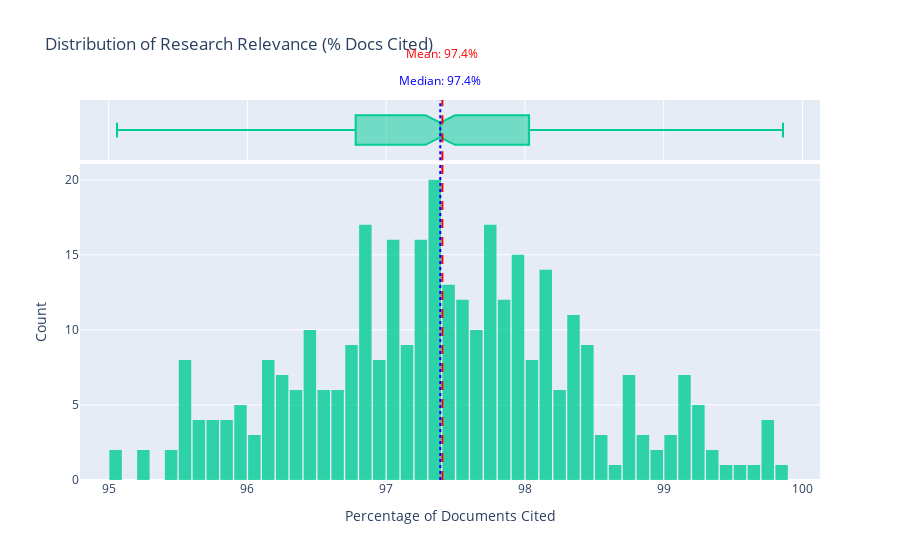

Notebook code for this chart:
### Markdown cell above
#### Q2 Ranges & Distributions Analysis: Research Relevance

**Objective:**
To analyze the spread and consistency of research relevance to understand how effectively published papers attract attention. This helps us determine if "getting cited" is a common standard or a rare achievement in this dataset.

1.  **Spread & Range:** What are the boundaries of performance?
    *   *Metric used:* `% Docs Cited` (Minimum vs. Maximum values).
2.  **Distribution Shape:** How is the performance distributed across the dataset?
    *   *Left Skewed:* Indicates most countries achieve high citation rates (Good sign).
    *   *Right Skewed:* Indicates most countries have low citation rates (Bad sign).
3.  **Consistency:** Is the citation rate stable across different countries and years, or are there massive disparities in performance?

### Code cell
# --- Step 1: Calculate Statistics ---
mean_val = df['% Docs Cited'].mean()
median_val = df['% Docs Cited'].median()

# --- Step 2: Create Histogram with Marginal Box Plot ---
fig_dist = px.histogram(
    df, 
    x='% Docs Cited', 
    nbins=50, # <-- how many bars
    title='Distribution of Research Relevance (% Docs Cited)',
    marginal='box',  # <-- Adds a box plot above the histogram
    color_discrete_sequence=['#00CC96'], 
    opacity=0.8
)

# --- Step 3: Add Reference Lines & Annotations ---
# Add vertical lines (Without text here to avoid duplication on the marginal plot)
fig_dist.add_vline(x=mean_val, line_dash="dash", line_color="red")
fig_dist.add_vline(x=median_val, line_dash="dot", line_color="blue")

# Add Mean Annotation (Placed relative to paper/layout height)
fig_dist.add_annotation(
    x=mean_val,
    y=1.15,          # <-- placed higher to avoid overlap
    yref="paper",    # <-- references the figure layout, not data points
    text=f"Mean: {mean_val:.1f}%", 
    showarrow=False,
    font=dict(color="red")
)

# Add Median Annotation
fig_dist.add_annotation(
    x=median_val,
    y=1.08,          # <-- placed slightly lower than Mean
    yref="paper",    # <-- position relative to chart layout not data points
    text=f"Median: {median_val:.1f}%",
    showarrow=False,
    font=dict(color="blue")
)

# --- Step 4: Final Layout Adjustments ---
fig_dist.update_layout(
    xaxis_title='Percentage of Documents Cited',
    yaxis_title='Count',
    bargap=0.1
)

fig_dist.show()

# --- Step 5: Print Statistics ---
print("Statistical Summary of % Docs Cited:")
print(df['% Docs Cited'].describe())
print("-" * 30)
print(f"Skewness: {df['% Docs Cited'].skew():.2f}")

### Figure 1 — Plotly figure (JSON) as saved in the notebook; plotly's stock layout.template omitted (floating-point values rounded to 4 significant figures; data arrays with more than 128 entries replaced by an {"elided": "..."} marker saying what was removed)
{"data": [{"bingroup": "x", "hovertemplate": "% Docs Cited=%{x}<br>count=%{y}<extra></extra>", "legendgroup": "", "marker": {"color": "#00CC96", "opacity": 0.8, "pattern": {"shape": ""}}, "name": "", "nbinsx": 50, "orientation": "v", "showlegend": false, "type": "histogram", "x": {"elided": "340 float values"}, "xaxis": "x", "yaxis": "y"}, {"hovertemplate": "% Docs Cited=%{x}<extra></extra>", "legendgroup": "", "marker": {"color": "#00CC96"}, "name": "", "notched": true, "showlegend": false, "type": "box", "x": {"elided": "340 float values"}, "xaxis": "x2", "yaxis": "y2"}], "layout": {"annotations": [{"font": {"color": "red"}, "showarrow": false, "text": "Mean: 97.4%", "x": 97.4, "y": 1.15, "yref": "paper"}, {"font": {"color": "blue"}, "showarrow": false, "text": "Median: 97.4%", "x": 97.39, "y": 1.08, "yref": "paper"}], "bargap": 0.1, "barmode": "relative", "legend": {"tracegroupgap": 0}, "shapes": [{"line": {"color": "red", "dash": "dash"}, "type": "line", "x0": 97.4, "x1": 97.4, "xref": "x", "y0": 0, "y1": 1, "yref": "y domain"}, {"line": {"color": "red", "dash": "dash"}, "type": "line", "x0": 97.4, "x1": 97.4, "xref": "x2", "y0": 0, "y1": 1, "yref": "y2 domain"}, {"line": {"color": "blue", "dash": "dot"}, "type": "line", "x0": 97.39, "x1": 97.39, "xref": "x", "y0": 0, "y1": 1, "yref": "y domain"}, {"line": {"color": "blue", "dash": "dot"}, "type": "line", "x0": 97.39, "x1": 97.39, "xref": "x2", "y0": 0, "y1": 1, "yref": "y2 domain"}], "title": {"text": "Distribution of Research Relevance (% Docs Cited)"}, "xaxis": {"anchor": "y", "domain": [0, 1], "title": {"text": "Percentage of Documents Cited"}}, "xaxis2": {"anchor": "y2", "domain": [0, 1], "matches": "x", "showgrid": true, "showticklabels": false}, "yaxis": {"anchor": "x", "domain": [0, 0.8316], "title": {"text": "Count"}}, "yaxis2": {"anchor": "x2", "domain": [0.8416, 1], "matches": "y2", "showgrid": false, "showline": false, "showticklabels": false, "ticks": ""}}}
